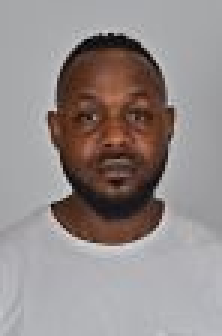
%> input picture Face Recognition/J.jpg, 74 x 112 px (shown 3 times larger)
$ octave segm.m   (GNU Octave 9; MATLAB toolbox functions it lacks are replaced by stand-ins)
%> lines starting %> are read from the running program, lines starting %| are printed output that depends on the picture; in (x1, y1, x2, y2) boxes, pixels count from 0 and x2, y2 are one past the last pixel; in counts of white or black regions, pixels touching at a corner belong together; the program's own positions count from 1
he = imread('J.jpg');
%> he is the input picture: size 112x74x3 uint8; mean R, G, B 148.5, 140, 138.7
imshow(he), title('H&E image');
text(size(he,2),size(he,1)+15,...
     'Image courtesy of Alan Partin, Johns Hopkins University', ...
     'FontSize',7,'HorizontalAlignment','right');
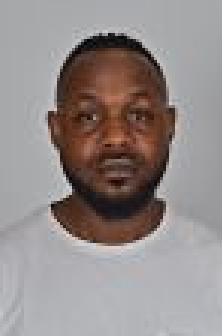
%> figure redrawn from the program's plot data; shown 3 times larger; its title reads 'H&E image'
 cform = makecform('srgb2lab');
lab_he = applycform(he,cform);
%> lab_he: size 112x74x3 uint8; mean of channels 1, 2, 3 148.8, 131.8, 130.7
ab = double(lab_he(:,:,2:3));
nrows = size(ab,1);
%> nrows = 112
ncols = size(ab,2);
%> ncols = 74
ab = reshape(ab,nrows*ncols,2);

nColors = 3;
% repeat the clustering 3 times to avoid local minima
[cluster_idx, cluster_center] = kmeans(ab,nColors,'distance','sqEuclidean', ...
                                      'Replicates',3);
%> cluster_center = [145.8 147.1; 128.4 126.8; 138 138]
                                  pixel_labels = reshape(cluster_idx,nrows,ncols);
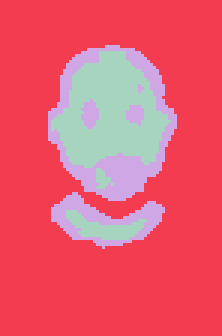
%> pixel_labels: size 112x74 double (shown 3 times larger); 3 distinct labels, from 1 to 3; one colour per label, 0 black
imshow(pixel_labels,[]), title('image labeled by cluster index');
segmented_images = cell(1,3);
rgb_label = repmat(pixel_labels,[1 1 3]);

for k = 1:nColors
    color = he;
    color(rgb_label ~= k) = 0;
    segmented_images{k} = color;
end
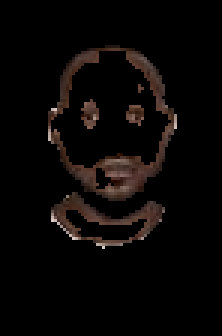
%> color: size 112x74x3 uint8 (shown 3 times larger); mean R, G, B 9.2, 6.5, 5.5
%> after the loop, segmented_images = 3 items

figure(1),imshow(segmented_images{1}), title('objects in cluster 1');
figure(2),imshow(segmented_images{2}), title('objects in cluster 2');
%> after `imshow(segmented_images{2})`:
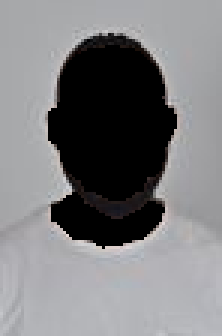
%> displayed picture: size 112x74x3, on the screen's scale of 0 to 255 (shown 3 times larger); mean R, G, B 125.1, 124.9, 127
figure(3),imshow(segmented_images{3}), title('objects in cluster 3');
mean_cluster_value = mean(cluster_center,2);
%> mean_cluster_value = [146.4; 127.6; 138]
[tmp, idx] = sort(mean_cluster_value);
%> tmp = [127.6; 138; 146.4]; idx = [2; 3; 1]
blue_cluster_num = idx(1);
%> blue_cluster_num = 2

L = lab_he(:,:,1);
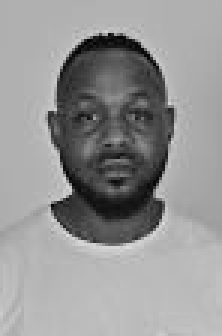
%> L: size 112x74 uint8 (shown 3 times larger); min 0, max 222, mean 148.8
blue_idx = find(pixel_labels == blue_cluster_num);
%> blue_idx = 6269 values from 1 to 8288
L_blue = L(blue_idx);
%> L_blue = 6269 values, max 222 at index 2344, min 0 at index 2722, mean 172.3
is_light_blue = imbinarize(L_blue);
%> is_light_blue = 6269 logical values, 5969 true
nuclei_labels = repmat(uint8(0),[nrows ncols]);
nuclei_labels(blue_idx(is_light_blue==false)) = 1;
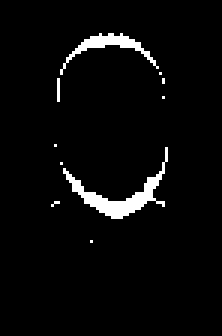
%> nuclei_labels: size 112x74 uint8 (shown 3 times larger); values 0 (black) and 1 (white), 3.6% white; 10 white regions (8 under 20 px), largest, box (x1, y1, x2, y2) and area: (21, 49, 56, 73) 182, (20, 11, 53, 25) 100
nuclei_labels = repmat(nuclei_labels,[1 1 3]);
blue_nuclei = he;
blue_nuclei(nuclei_labels ~= 1) = 0;
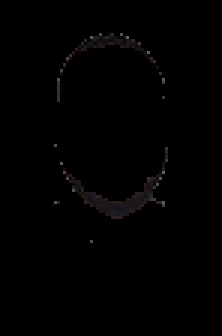
%> blue_nuclei: size 112x74x3 uint8 (shown 3 times larger); mean R, G, B 1.3, 1, 1.1
figure(4),imshow(blue_nuclei), title('blue nuclei');

$ run again, with Face Recognition/class2.jpg copied over Face Recognition/J.jpg
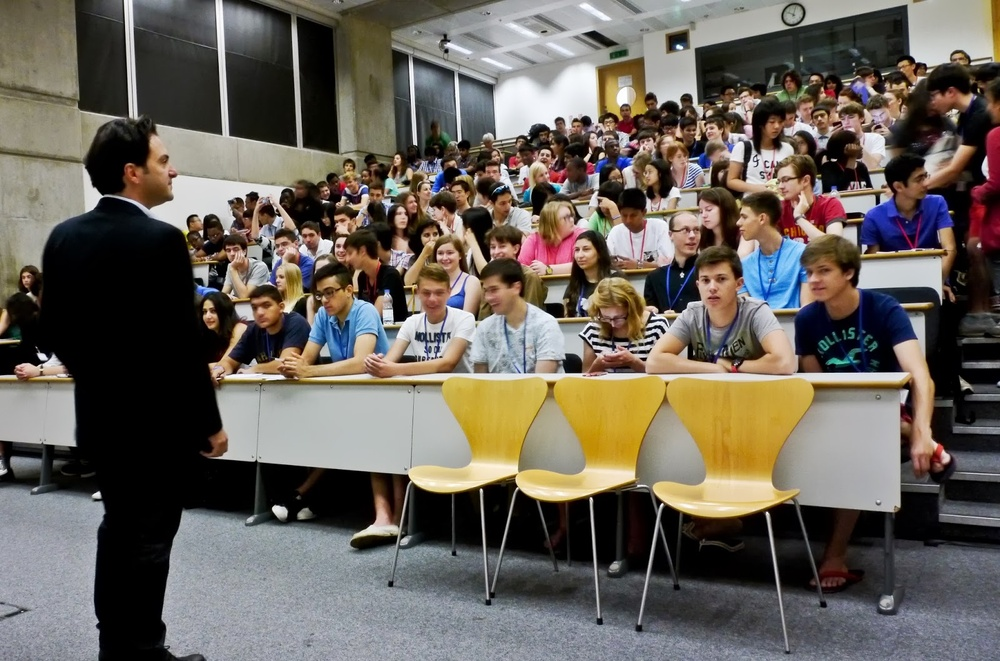
%> input picture Face Recognition/class2.jpg, 1000 x 661 px, shrunk from 1600 x 1057 before the run
%> he is the input picture: size 661x1000x3 uint8; mean R, G, B 104.8, 98.3, 90.5
%> lab_he: size 661x1000x3 uint8; mean of channels 1, 2, 3 104.4, 130.3, 133.2
%> cluster_center = [136.9 146; 128.1 126.3; 134 183.4]
%> pixel_labels: size 661x1000 double; 3 distinct labels, from 1 to 3
%> after the loop `for k = 1:nColors`:
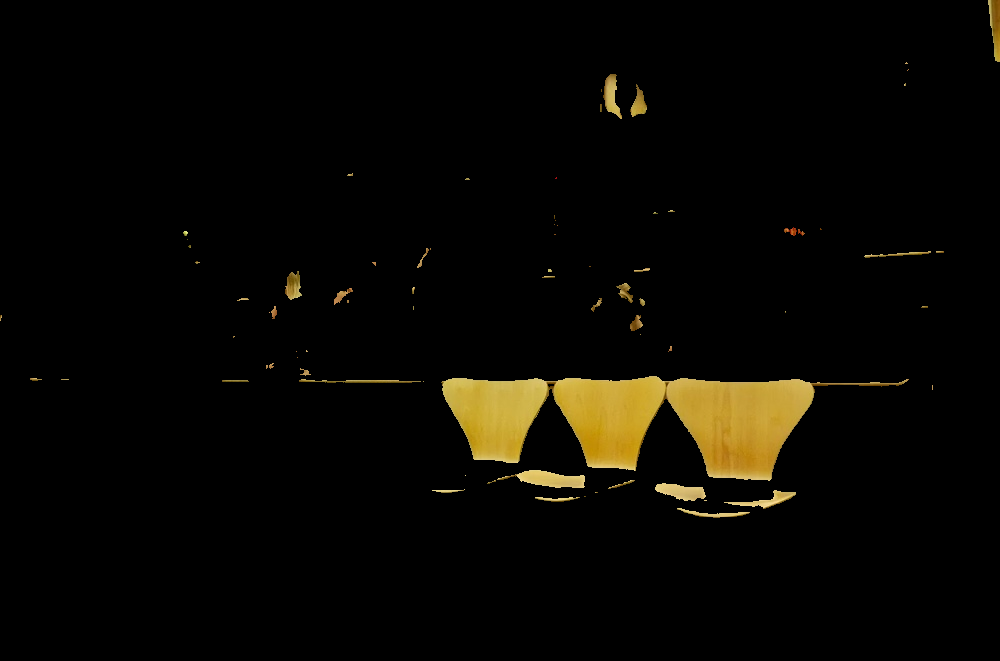
%> color: size 661x1000x3 uint8; mean R, G, B 9, 7.3, 2.6
%> after the loop `for k = 1:nColors`: segmented_images = 3 items
%> mean_cluster_value = [141.5; 127.2; 158.7]
%> tmp = [127.2; 141.5; 158.7]; idx = [2; 1; 3]
%> blue_cluster_num = 2
%> blue_idx = 484754 values from 125 to 661000
%> is_light_blue = 484754 logical values, 237034 true
%> `blue_nuclei(nuclei_labels ~= 1) = 0;`:
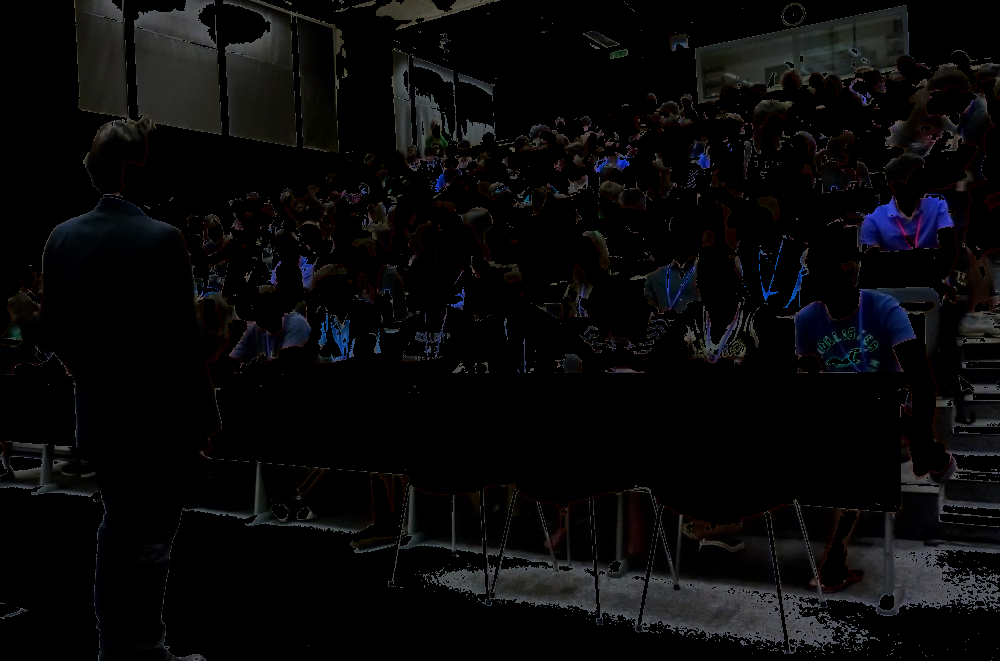
%> blue_nuclei: size 661x1000x3 uint8; mean R, G, B 8.8, 8.7, 9.5
